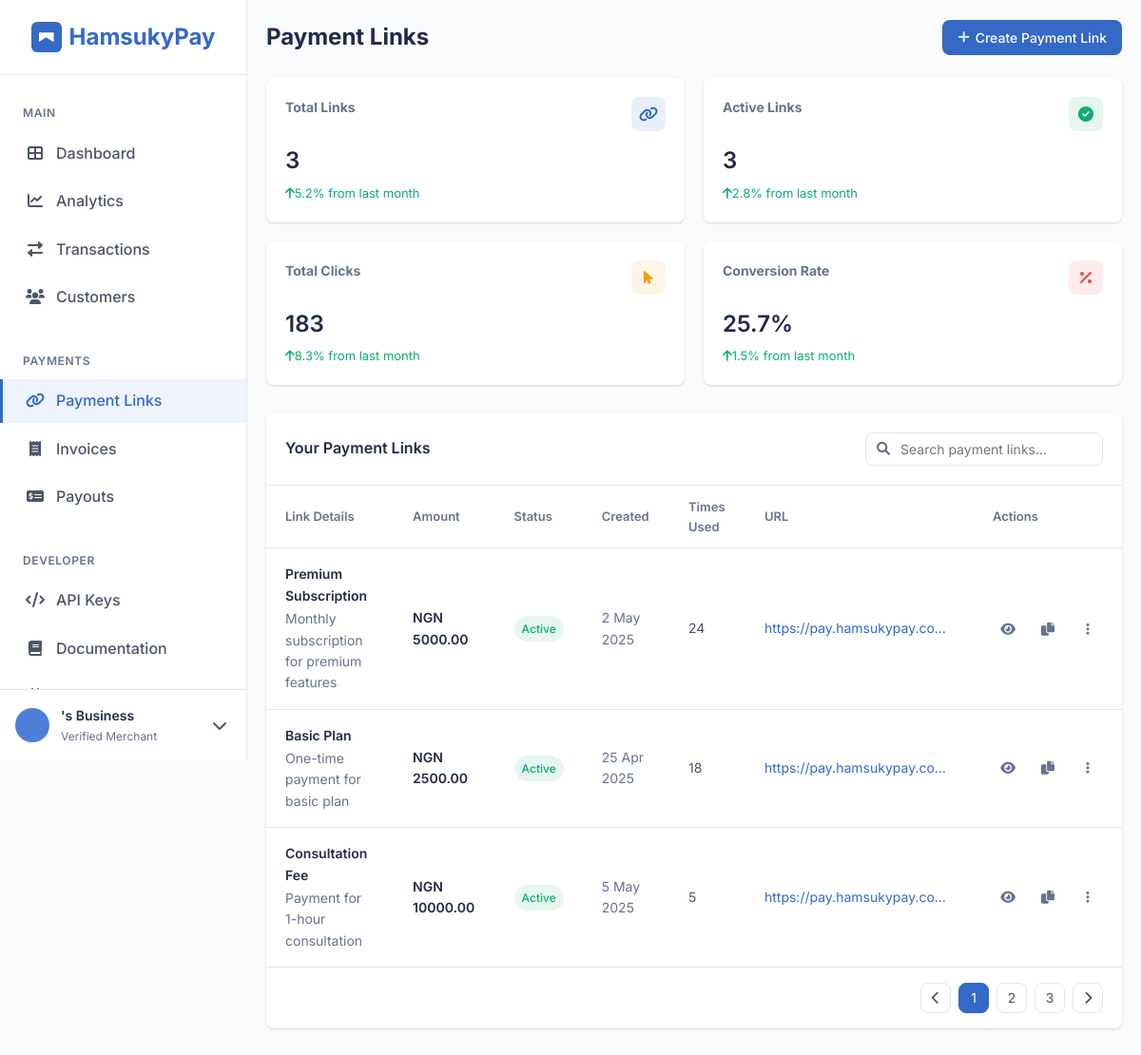
/merchant/payment-links/ (signed in), run on the app's committed database.
### payments/models.py (models this page shows, shortened)
class Merchant(models.Model):
    VERIFICATION_STATUS_CHOICES = (
        ('unverified', 'Unverified'),
        ('pending', 'Pending'),
        ('verified', 'Verified'),
        ('rejected', 'Rejected'),
    )
    user = models.OneToOneField(User, on_delete=models.CASCADE)
    business_name = models.CharField(max_length=255)
    business_email = models.EmailField(unique=True)
    business_phone = models.CharField(max_length=20)
    business_address = models.TextField()
    business_description = models.TextField(blank=True, null=True)
    logo = models.CharField(max_length=255, blank=True, null=True)  # Path to logo file
    website = models.URLField(blank=True, null=True)
    industry = models.CharField(max_length=100, blank=True, null=True)
    verification_status = models.CharField(
        max_length=20,
        choices=VERIFICATION_STATUS_CHOICES,
        default='unverified'
    )
    public_key = models.CharField(max_length=64, unique=True)
    secret_key = models.CharField(max_length=64, unique=True)
    is_active = models.BooleanField(default=True)
    local_transaction_fee_percentage = models.DecimalField(max_digits=5, decimal_places=2, default=1.5)
    local_transaction_flat_fee = models.DecimalField(max_digits=10, decimal_places=2, default=0)  # Removed the NGN 100 flat fee
    local_transaction_fee_waiver_threshold = models.DecimalField(max_digits=10, decimal_places=2, default=2500)  # Kept for backward compatibility
    local_transaction_fee_cap = models.DecimalField(max_digits=10, decimal_places=2, default=1500)  # Maximum fee cap for local transactions
    international_transaction_fee_percentage = models.DecimalField(max_digits=5, decimal_places=2, default=3.9)
    international_transaction_flat_fee = models.DecimalField(max_digits=10, decimal_places=2, default=100)  # NGN 100 flat fee for international
    SETTLEMENT_CURRENCY_CHOICES = (
        ('NGN', 'Nigerian Naira'),
        ('USD', 'US Dollar'),
    )
    settlement_currency = models.CharField(max_length=3, choices=SETTLEMENT_CURRENCY_CHOICES, default='NGN')
    settlement_bank = models.CharField(max_length=255, blank=True, null=True)
    settlement_account = models.CharField(max_length=20, blank=True, null=True)
    settlement_account_name = models.CharField(max_length=255, blank=True, null=True)
    created_at = models.DateTimeField(auto_now_add=True)
    updated_at = models.DateTimeField(auto_now=True)  # Changed from auto_now_add to auto_now

### payments/views.py (the view)
# urls.py: path('merchant/payment-links/', views.merchant_payment_links, name='merchant_payment_links'),  # Added Payment Links URL
@login_required
def merchant_payment_links(request):
    try:
        merchant = Merchant.objects.get(user=request.user)
        payment_links = [
            {
                'id': 'pl_1234567890',
                'name': 'Premium Subscription',
                'description': 'Monthly subscription for premium features',
                'amount': 5000.00,
                'currency': 'NGN',
                'url': 'https://pay.hamsukypay.com/pl_1234567890',
                'created_at': timezone.now() - timezone.timedelta(days=5),
                'status': 'active',
                'times_used': 24
            },
            {
                'id': 'pl_0987654321',
                'name': 'Basic Plan',
                'description': 'One-time payment for basic plan',
                'amount': 2500.00,
                'currency': 'NGN',
                'url': 'https://pay.hamsukypay.com/pl_0987654321',
                'created_at': timezone.now() - timezone.timedelta(days=12),
                'status': 'active',
                'times_used': 18
            },
            {
                'id': 'pl_5678901234',
                'name': 'Consultation Fee',
                'description': 'Payment for 1-hour consultation',
                'amount': 10000.00,
                'currency': 'NGN',
                'url': 'https://pay.hamsukypay.com/pl_5678901234',
                'created_at': timezone.now() - timezone.timedelta(days=2),
                'status': 'active',
                'times_used': 5
            }
        ]
        return render(request, 'payments/merchant_payment_links.html', {
            'merchant': merchant,
            'payment_links': payment_links
        })
    except Merchant.DoesNotExist:
        return redirect('payments:merchant_register')

### templates/payments/merchant_payment_links.html (shortened to what this page needs)
<!DOCTYPE html>
<html lang="en">
<head>
    <link rel="stylesheet" href="https://cdnjs.cloudflare.com/ajax/libs/font-awesome/6.0.0-beta3/css/all.min.css">
</head>
<body>
    <div class="dashboard">
        <aside class="sidebar" id="sidebar">
            <div class="sidebar-header">
                <div class="logo">
                    <span class="logo-icon"></span>
                    HamsukyPay
                </div>
            </div>
            <nav class="sidebar-menu">
                <div class="menu-section">
                    <h3 class="menu-section-title">Main</h3>
                    <ul class="menu-items">
                        <li class="menu-item">
                            <a href="{% url 'payments:merchant_dashboard' %}" class="menu-link">
                                <span class="menu-icon"><i class="fas fa-th-large"></i></span>
                                Dashboard
                            </a>
                        </li>
                        <li class="menu-item">
                            <a href="{% url 'payments:merchant_analytics' %}" class="menu-link">
                                <span class="menu-icon"><i class="fas fa-chart-line"></i></span>
                                Analytics
                            </a>
                        </li>
                        <li class="menu-item">
                            <a href="{% url 'payments:merchant_transactions' %}" class="menu-link">
                                <span class="menu-icon"><i class="fas fa-exchange-alt"></i></span>
                                Transactions
                            </a>
                        </li>
                        <li class="menu-item">
                            <a href="{% url 'payments:merchant_customers' %}" class="menu-link">
                                <span class="menu-icon"><i class="fas fa-users"></i></span>
                                Customers
                            </a>
                        </li>
                    </ul>
                </div>
                <div class="menu-section">
                    <h3 class="menu-section-title">Payments</h3>
                    <ul class="menu-items">
                        <li class="menu-item">
                            <a href="{% url 'payments:merchant_payment_links' %}" class="menu-link active">
                                <span class="menu-icon"><i class="fas fa-link"></i></span>
                                Payment Links
                            </a>
                        </li>
                        <li class="menu-item">
                           <a href="{% url 'payments:merchant_invoices' %}" class="menu-link">
                                <span class="menu-icon"><i class="fas fa-receipt"></i></span>
                                Invoices
                            </a>
                        </li>
                        <li class="menu-item">
                            <a href="#" class="menu-link">
                                <span class="menu-icon"><i class="fas fa-money-check-alt"></i></span>
                                Payouts
                            </a>
                        </li>
                    </ul>
                </div>
                <div class="menu-section">
                    <h3 class="menu-section-title">Developer</h3>
                    <ul class="menu-items">
                        <li class="menu-item">
                            <a href="{% url 'payments:merchant_api_docs' %}" class="menu-link">
                                <span class="menu-icon"><i class="fas fa-code"></i></span>
                                API Keys
                            </a>
                        </li>
                        <li class="menu-item">
                            <a href="{% url 'payments:merchant_api_docs' %}" class="menu-link">
                                <span class="menu-icon"><i class="fas fa-book"></i></span>
                                Documentation
                            </a>
                        </li>
                        <li class="menu-item">
                            <a href="#" class="menu-link">
                                <span class="menu-icon"><i class="fas fa-plug"></i></span>
                            </a>
                        </li>
                    </ul>
                </div>
            </nav>
            <div class="sidebar-footer">
                <div class="sidebar-user">
                    <div class="user-avatar">
                    </div>
                    <div class="user-info">
                        <div class="user-name">{{ merchant.business_name }}</div>
                        <div class="user-role">Verified Merchant</div>
                    </div>
                    <div class="user-menu-toggle">
                        <i class="fas fa-chevron-down"></i>
                    </div>
                </div>
            </div>
        </aside>
        <main class="main-content" id="main-content">
            <div class="content-header">
                <h1 class="page-title">Payment Links</h1>
                <div class="header-actions">
                    <button class="btn btn-primary btn-icon" id="btnCreatePaymentLink">
                        <i class="fas fa-plus"></i> Create Payment Link
                    </button>
                </div>
            </div>
            <div class="summary-cards">
                <div class="summary-card">
                    <div class="summary-card-header">
                        <h3 class="summary-title">Total Links</h3>
                        <div class="summary-icon summary-icon-primary">
                            <i class="fas fa-link"></i>
                        </div>
                    </div>
                    <div class="summary-value">{{ payment_links|length }}</div>
                    <div class="summary-change change-positive">
                        <i class="fas fa-arrow-up"></i> 5.2% from last month
                    </div>
                </div>
                <div class="summary-card">
                    <div class="summary-card-header">
                        <h3 class="summary-title">Active Links</h3>
                        <div class="summary-icon summary-icon-success">
                            <i class="fas fa-check-circle"></i>
                        </div>
                    </div>
                    <div class="summary-value">{{ payment_links|length }}</div>
                    <div class="summary-change change-positive">
                        <i class="fas fa-arrow-up"></i> 2.8% from last month
                    </div>
                </div>
                <div class="summary-card">
                    <div class="summary-card-header">
                        <h3 class="summary-title">Total Clicks</h3>
                        <div class="summary-icon summary-icon-warning">
                            <i class="fas fa-mouse-pointer"></i>
                        </div>
                    </div>
                    <div class="summary-value">183</div>
                    <div class="summary-change change-positive">
                        <i class="fas fa-arrow-up"></i> 8.3% from last month
                    </div>
                </div>
                <div class="summary-card">
                    <div class="summary-card-header">
                        <h3 class="summary-title">Conversion Rate</h3>
                        <div class="summary-icon summary-icon-danger">
                            <i class="fas fa-percentage"></i>
                        </div>
                    </div>
                    <div class="summary-value">25.7%</div>
                    <div class="summary-change change-positive">
                        <i class="fas fa-arrow-up"></i> 1.5% from last month
                    </div>
                </div>
            </div>
            <div class="payment-links-container">
                <div class="payment-links-header">
                    <h3 class="payment-links-title">Your Payment Links</h3>
                    <div class="payment-links-actions">
                        <div class="payment-links-search">
                            <span class="search-icon">
                                <i class="fas fa-search"></i>
                            </span>
                            <input type="text" placeholder="Search payment links..." id="paymentLinkSearch">
                        </div>
                    </div>
                </div>
                {% if payment_links %}
                <div class="payment-links-table-container">
                    <table class="payment-links-table">
                        <thead>
                            <tr>
                                <th>Link Details</th>
                                <th>Amount</th>
                                <th>Status</th>
                                <th>Created</th>
                                <th>Times Used</th>
                                <th>URL</th>
                                <th>Actions</th>
                            </tr>
                        </thead>
                        <tbody>
                            {% for link in payment_links %}
                            <tr>
                                <td>
                                    <div class="payment-link-name">{{ link.name }}</div>
                                    <div class="payment-link-description">{{ link.description }}</div>
                                </td>
                                <td class="payment-link-amount">{{ link.currency }} {{ link.amount|floatformat:2 }}</td>
                                <td>
                                    <span class="payment-link-status status-{{ link.status }}">{{ link.status|title }}</span>
                                </td>
                                <td class="payment-link-date">{{ link.created_at|date:"j M Y" }}</td>
                                <td>{{ link.times_used }}</td>
                                <td>
                                    <div class="payment-link-url" title="{{ link.url }}">{{ link.url }}</div>
                                </td>
                                <td>
                                    <div class="payment-link-actions">
                                        <div class="payment-link-action view-payment-link" data-link-id="{{ link.id }}" title="Preview">
                                            <i class="fas fa-eye"></i>
                                        </div>
                                        <div class="payment-link-action" title="Copy Link" onclick="copyToClipboard('{{ link.url }}')">
                                            <i class="fas fa-copy"></i>
                                        </div>
                                        <div class="payment-link-action" title="More">
                                            <i class="fas fa-ellipsis-v"></i>
                                        </div>
                                    </div>
                                </td>
                            </tr>
                            {% endfor %}
                        </tbody>
                    </table>
                </div>
                <div class="pagination">
                    <div class="pagination-item">
                        <i class="fas fa-chevron-left"></i>
                    </div>
                    <div class="pagination-item active">1</div>
                    <div class="pagination-item">2</div>
                    <div class="pagination-item">3</div>
                    <div class="pagination-item">
                        <i class="fas fa-chevron-right"></i>
                    </div>
                </div>
                {% endif %}
            </div>
        </main>
    </div>
</body>
</html>

### data on the page
Merchant: business_name "'s Business", name "Premium Subscription", description "Monthly subscription for premium features", currency "NGN", amount "5000.00", status "Active", created_at "2 May 2025", times_used "24", url "https://pay.hamsukypay.co…", name "Basic Plan", description "One-time payment for basic plan", amount "2500.00", created_at "25 Apr 2025", times_used "18", name "Consultation Fee", description "Payment for 1-hour consultation", amount "10000.00", created_at "5 May 2025", times_used "5"

### other printed values
{{ payment_links|length }} "3"
